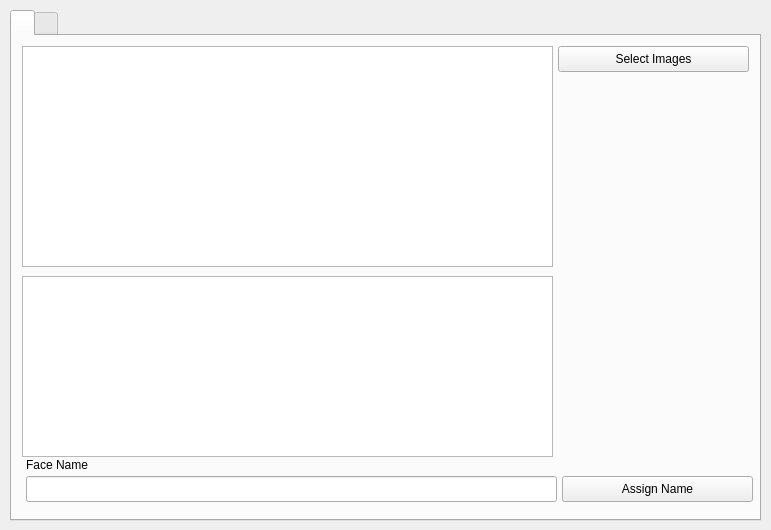
<?xml version="1.0" encoding="UTF-8"?>
<ui version="4.0">
 <class>MainWindow</class>
 <widget class="QMainWindow" name="MainWindow">
  <property name="geometry">
   <rect>
    <x>0</x>
    <y>0</y>
    <width>771</width>
    <height>530</height>
   </rect>
  </property>
  <property name="windowTitle">
   <string>MainWindow</string>
  </property>
  <widget class="QWidget" name="centralWidget">
   <widget class="QTabWidget" name="tabWidget">
    <property name="geometry">
     <rect>
      <x>10</x>
      <y>10</y>
      <width>751</width>
      <height>511</height>
     </rect>
    </property>
    <property name="currentIndex">
     <number>0</number>
    </property>
    <widget class="QWidget" name="Page1">
     <property name="accessibleName">
      <string>Page1</string>
     </property>
     <property name="accessibleDescription">
      <string>Page1</string>
     </property>
     <attribute name="title">
      <string/>
     </attribute>
     <widget class="QListWidget" name="listImages">
      <property name="geometry">
       <rect>
        <x>10</x>
        <y>10</y>
        <width>531</width>
        <height>221</height>
       </rect>
      </property>
     </widget>
     <widget class="QLabel" name="lblMainImage">
      <property name="geometry">
       <rect>
        <x>550</x>
        <y>50</y>
        <width>181</width>
        <height>181</height>
       </rect>
      </property>
      <property name="text">
       <string/>
      </property>
     </widget>
     <widget class="QListWidget" name="listFaces">
      <property name="geometry">
       <rect>
        <x>10</x>
        <y>240</y>
        <width>531</width>
        <height>181</height>
       </rect>
      </property>
     </widget>
     <widget class="QLabel" name="lblFaceImage">
      <property name="geometry">
       <rect>
        <x>550</x>
        <y>240</y>
        <width>181</width>
        <height>181</height>
       </rect>
      </property>
      <property name="text">
       <string/>
      </property>
     </widget>
     <widget class="QLineEdit" name="txtImgFaceName">
      <property name="geometry">
       <rect>
        <x>14</x>
        <y>440</y>
        <width>531</width>
        <height>26</height>
       </rect>
      </property>
      <property name="text">
       <string/>
      </property>
     </widget>
     <widget class="QLabel" name="label_2">
      <property name="geometry">
       <rect>
        <x>14</x>
        <y>420</y>
        <width>111</width>
        <height>18</height>
       </rect>
      </property>
      <property name="text">
       <string>Face Name</string>
      </property>
     </widget>
     <widget class="QPushButton" name="btnFindImages">
      <property name="geometry">
       <rect>
        <x>546</x>
        <y>10</y>
        <width>191</width>
        <height>26</height>
       </rect>
      </property>
      <property name="text">
       <string>Select Images</string>
      </property>
     </widget>
     <widget class="QPushButton" name="btnSaveName">
      <property name="geometry">
       <rect>
        <x>550</x>
        <y>440</y>
        <width>191</width>
        <height>26</height>
       </rect>
      </property>
      <property name="text">
       <string>Assign Name</string>
      </property>
     </widget>
    </widget>
    <widget class="QWidget" name="Page2">
     <property name="accessibleName">
      <string>Page2</string>
     </property>
     <attribute name="title">
      <string/>
     </attribute>
    </widget>
   </widget>
  </widget>
 </widget>
 <resources/>
 <connections/>
</ui>
